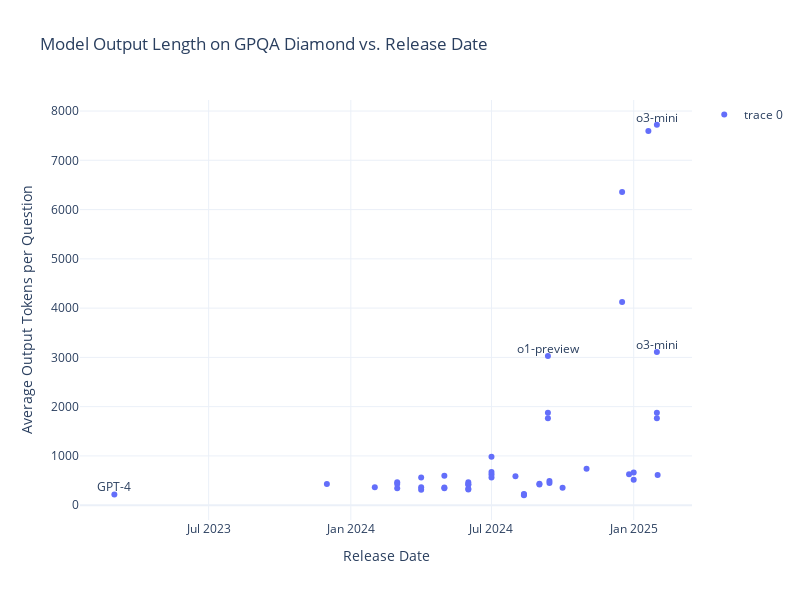

Source (notebook cell):
### Code cell
# Create an interactive scatter plot using plotly
import plotly.graph_objects as go
from plotly.subplots import make_subplots
import numpy as np

# Filter out rows with missing data
plot_df = merged_df.dropna(subset=['output_tokens_per_question', 'Release Date'])
plot_df = merged_df[merged_df['Task'] == 'GPQA Diamond']

# Create figure
fig = go.Figure()

# Add scatter plot for all models
fig.add_trace(
    go.Scatter(
        x=plot_df['Release Date'],
        y=plot_df['output_tokens_per_question'],
        mode='markers',
        hoverinfo='text',
        hovertext=[
            f"Model: {row['Model Name']}<br>" +
            f"Release Date: {row['Release Date'].strftime('%Y-%m-%d')}<br>" +
            f"Output Tokens: {row['output_tokens_per_question']:.2f}"
            for _, row in plot_df.iterrows()
        ],
        # showlegend=False,
    )
)

# Add annotations for specific models
models_to_label = ['GPT-4', 'o1-preview', 'o3-mini']
model_rows = plot_df[plot_df['Model Name'].isin(models_to_label)]

# Add invisible scatter point
fig.add_trace(
    go.Scatter(
        x=model_rows['Release Date'],
        y=model_rows['output_tokens_per_question'],
        mode='text',
        text=model_rows['Model Name'],
        textposition='top center',
        showlegend=False,
    )
)

# Update layout
fig.update_layout(
    title='Model Output Length on GPQA Diamond vs. Release Date',
    xaxis_title='Release Date',
    yaxis_title='Average Output Tokens per Question',
    width=800,
    height=600,
    template='plotly_white',
    # yaxis=dict(
    #     type='log',  # Set y-axis to logarithmic scale
    # ),
)

save_plot(fig, results_dir, 'model_output_length_on_GPQA_Diamond_vs_release_date')

# Show the figure
fig.show()

### Figure 1 — Plotly figure (JSON) as saved in the notebook; plotly's stock layout.template omitted (floating-point values rounded to 4 significant figures)
{"data": [{"hoverinfo": "text", "hovertext": ["Model: GPT-4<br>Release Date: 2023-03-01<br>Output Tokens: 219.12", "Model: Llama 2-70B Chat<br>Release Date: 2023-12-01<br>Output Tokens: 429.79", "Model: Mistral-Large-2024-02<br>Release Date: 2024-02-01<br>Output Tokens: 363.95", "Model: Claude-3-Haiku<br>Release Date: 2024-03-01<br>Output Tokens: 344.82", "Model: Claude-3-Sonnet<br>Release Date: 2024-03-01<br>Output Tokens: 463.83", "Model: Claude-3-Opus<br>Release Date: 2024-03-01<br>Output Tokens: 429.00", "Model: Llama-3-Instruct-70B<br>Release Date: 2024-04-01<br>Output Tokens: 312.81", "Model: Llama-3-Instruct-8B<br>Release Date: 2024-04-01<br>Output Tokens: 364.35", "Model: Mistral-8x22<br>Release Date: 2024-04-01<br>Output Tokens: 561.44", "Model: Gemini-1.5-Pro-2024-05<br>Release Date: 2024-05-01<br>Output Tokens: 344.25", "Model: Gemini-1.5-Flash-2024-05<br>Release Date: 2024-05-01<br>Output Tokens: 360.03", "Model: GPT-4o-2024-05<br>Release Date: 2024-05-01<br>Output Tokens: 599.04", "Model: Mistral-Large-2-2024-06<br>Release Date: 2024-06-01<br>Output Tokens: 467.63", "Model: Mistral-NeMo<br>Release Date: 2024-06-01<br>Output Tokens: 420.92", "Model: Claude-3.5-Sonnet-2024-06<br>Release Date: 2024-06-01<br>Output Tokens: 420.58", "Model: Gemma-2-9B<br>Release Date: 2024-06-01<br>Output Tokens: 317.71", "Model: Gemma-2-27B<br>Release Date: 2024-06-01<br>Output Tokens: 331.71", "Model: Llama-3.1-Instruct-405B<br>Release Date: 2024-07-01<br>Output Tokens: 623.93", "Model: Llama-3.1-Instruct-8B<br>Release Date: 2024-07-01<br>Output Tokens: 984.54", "Model: Llama-3.1-Instruct-70B<br>Release Date: 2024-07-01<br>Output Tokens: 675.13", "Model: GPT-4o-mini<br>Release Date: 2024-07-01<br>Output Tokens: 560.55", "Model: GPT-4o-2024-08<br>Release Date: 2024-08-01<br>Output Tokens: 587.39", "Model: Claude 2<br>Release Date: 2024-08-12<br>Output Tokens: 201.50", "Model: Claude 2.1<br>Release Date: 2024-08-12<br>Output Tokens: 224.67", "Model: Gemini 1.0 Pro<br>Release Date: 2024-08-12<br>Output Tokens: 217.78", "Model: Gemini-1.5-Pro-2024-09<br>Release Date: 2024-09-01<br>Output Tokens: 435.46", "Model: Gemini-1.5-Flash-2024-09<br>Release Date: 2024-09-01<br>Output Tokens: 418.40", "Model: o1-preview<br>Release Date: 2024-09-12<br>Output Tokens: 3030.11", "Model: o1-mini<br>Release Date: 2024-09-12<br>Output Tokens: 1877.24", "Model: o1-mini<br>Release Date: 2024-09-12<br>Output Tokens: 1766.74", "Model: Mistral 7B<br>Release Date: 2024-09-14<br>Output Tokens: 490.58", "Model: Mistral 7B<br>Release Date: 2024-09-14<br>Output Tokens: 452.60", "Model: Claude-3.5-Sonnet-2024-10<br>Release Date: 2024-10-01<br>Output Tokens: 352.74", "Model: GPT-4o-2024-11<br>Release Date: 2024-11-01<br>Output Tokens: 740.18", "Model: o1<br>Release Date: 2024-12-17<br>Output Tokens: 6357.84", "Model: o1<br>Release Date: 2024-12-17<br>Output Tokens: 4125.03", "Model: DeepSeek-V3<br>Release Date: 2024-12-26<br>Output Tokens: 625.99", "Model: Phi 4<br>Release Date: 2025-01-01<br>Output Tokens: 664.95", "Model: Mistral Small 3<br>Release Date: 2025-01-01<br>Output Tokens: 518.15", "Model: DeepSeek-R1<br>Release Date: 2025-01-20<br>Output Tokens: 7594.73", "Model: o3-mini<br>Release Date: 2025-01-31<br>Output Tokens: 7721.89", "Model: o3-mini<br>Release Date: 2025-01-31<br>Output Tokens: 3106.83", "Model: o1-mini<br>Release Date: 2025-01-31<br>Output Tokens: 1877.24", "Model: o1-mini<br>Release Date: 2025-01-31<br>Output Tokens: 1766.74", "Model: Gemini 2.0 Flash<br>Release Date: 2025-02-01<br>Output Tokens: 613.40"], "mode": "markers", "type": "scatter", "x": ["2023-03-01T00:00:00", "2023-12-01T00:00:00", "2024-02-01T00:00:00", "2024-03-01T00:00:00", "2024-03-01T00:00:00", "2024-03-01T00:00:00", "2024-04-01T00:00:00", "2024-04-01T00:00:00", "2024-04-01T00:00:00", "2024-05-01T00:00:00", "2024-05-01T00:00:00", "2024-05-01T00:00:00", "2024-06-01T00:00:00", "2024-06-01T00:00:00", "2024-06-01T00:00:00", "2024-06-01T00:00:00", "2024-06-01T00:00:00", "2024-07-01T00:00:00", "2024-07-01T00:00:00", "2024-07-01T00:00:00", "2024-07-01T00:00:00", "2024-08-01T00:00:00", "2024-08-12T00:00:00", "2024-08-12T00:00:00", "2024-08-12T00:00:00", "2024-09-01T00:00:00", "2024-09-01T00:00:00", "2024-09-12T00:00:00", "2024-09-12T00:00:00", "2024-09-12T00:00:00", "2024-09-14T00:00:00", "2024-09-14T00:00:00", "2024-10-01T00:00:00", "2024-11-01T00:00:00", "2024-12-17T00:00:00", "2024-12-17T00:00:00", "2024-12-26T00:00:00", "2025-01-01T00:00:00", "2025-01-01T00:00:00", "2025-01-20T00:00:00", "2025-01-31T00:00:00", "2025-01-31T00:00:00", "2025-01-31T00:00:00", "2025-01-31T00:00:00", "2025-02-01T00:00:00"], "y": [219.1, 429.8, 363.9, 344.8, 463.8, 429.0, 312.8, 364.3, 561.4, 344.2, 360.0, 599.0, 467.6, 420.9, 420.6, 317.7, 331.7, 623.9, 984.5, 675.1, 560.6, 587.4, 201.5, 224.7, 217.8, 435.5, 418.4, 3030.0, 1877.0, 1767.0, 490.6, 452.6, 352.7, 740.2, 6358.0, 4125.0, 626.0, 664.9, 518.2, 7595.0, 7722.0, 3107.0, 1877.0, 1767.0, 613.4]}, {"mode": "text", "showlegend": false, "text": ["GPT-4", "o1-preview", "o3-mini", "o3-mini"], "textposition": "top center", "type": "scatter", "x": ["2023-03-01T00:00:00", "2024-09-12T00:00:00", "2025-01-31T00:00:00", "2025-01-31T00:00:00"], "y": [219.1, 3030.0, 7722.0, 3107.0]}], "layout": {"height": 600, "title": {"text": "Model Output Length on GPQA Diamond vs. Release Date"}, "width": 800, "xaxis": {"title": {"text": "Release Date"}}, "yaxis": {"title": {"text": "Average Output Tokens per Question"}}}}
